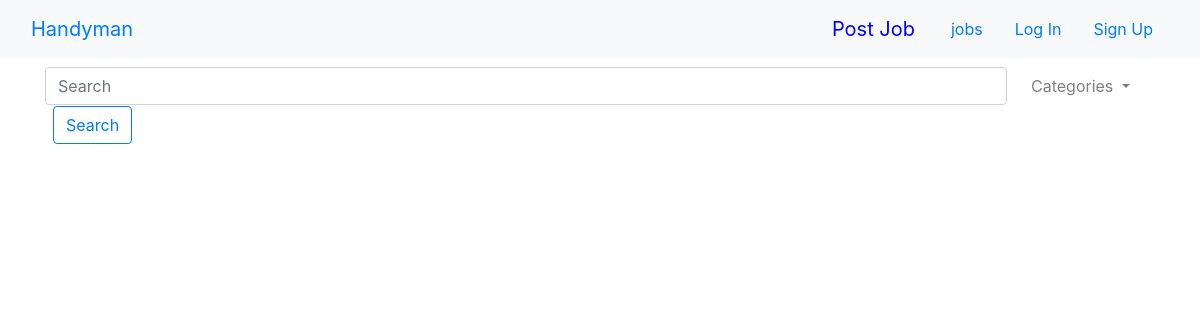
The app's page /, older data.
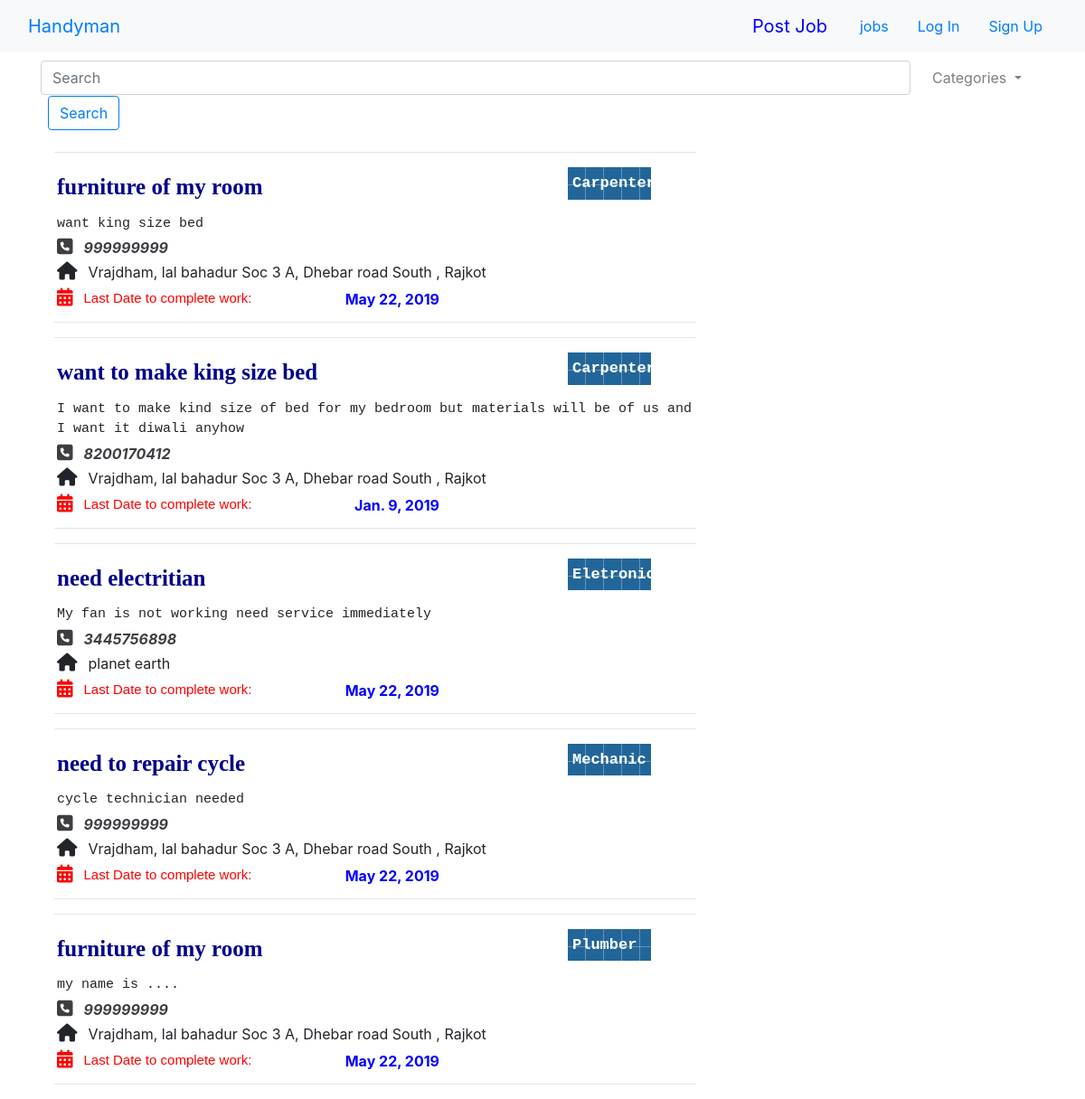
The same page, newer data.
### post/models.py (models this page shows)
class job_info(models.Model):
    job_title = models.CharField(max_length=100)
    type = models.CharField(max_length=25)
    description = models.CharField(max_length=1500)
    add = models.CharField(max_length=1000)
    last_date = models.DateField()
    mobileno = models.IntegerField(default=999999999)

### post/views.py (the view)
# urls.py: path('',views.index,name="index"),
def index(request):
    records = job_info.objects.all().reverse()
    return render(request,'index.html',{'records':records})

### templates/index.html (shortened to what this page needs)
<!DOCTYPE html>
{% extends "navbar.html" %}
  {% block body_block %}
    {% for rac in records %}
    <div class="col-lg-8">
      <hr>
        <p class="title">{{ rac.job_title }}</p>
        <p class="type">{{ rac.type }}</p>
        <p class="desciption">{{ rac.description }}</p>
        <p class="ph_no"><i class="fa fa-phone-square" style="font-size:20px; margin-right:12px;"></i>{{ rac.mobileno }}</p>
        <p class="add"><i class="fa fa-home" style="font-size:20px; margin-right:12px;"></i>{{ rac.add }}</p>
        <label class="date_label" style="margin-right:5px;"><i class="fa fa-calendar" style="font-size:20px;color:red; margin-right:12px; float:left;"></i>Last Date to complete work:</label>
        <p style="float:right; margin-right:40%; font-weight:bold; color:blue;" class="date">{{ rac.last_date }}</p>
        <br>
      <hr>
    </div>
    {% endfor %}
  {% endblock %}

### templates/navbar.html (shortened to what this page needs)
<!DOCTYPE html>
<html lang="en" dir="ltr">
  <head>
    <link rel="stylesheet" href="https://stackpath.bootstrapcdn.com/bootstrap/4.3.1/css/bootstrap.min.css">
    <link rel="stylesheet" href="magnific-popup.css">
    <link rel="stylesheet" href="https://cdnjs.cloudflare.com/ajax/libs/font-awesome/4.7.0/css/font-awesome.min.css">
  </head>
  <body>
      <nav class="navbar navbar-default bg-light">
        <div class="container-fluid">
          <div class="navbar-header">
            <a class="navbar-brand" href="#">Handyman</a>
          </div>
          <form class="form-inline my-2 my-lg-0">
            <a href="{% url 'post:post_job' %}" id="post" class="btn btn-outline mr-2 my-1 my-sm-0" style="border: 0; margin-top: 0px ">
              <text style="font-size:20px; color: blue">Post Job</text>
            </a>
            <a class="nav-link" href="{% url 'index' %}"> jobs </a>
            {% if user.is_authenticated %}
            <a class="nav-link" href="{% url 'accounts:logout' %}">Log out</a>
            {% else %}
            <a class="nav-link" href="{% url 'accounts:login' %}">Log In</a>
            <a class="nav-link" href="{% url 'accounts:signup' %}">Sign Up</a>
            {% endif %}
          </form>
        </div>
      </nav>
        <nav class="navbar navbar-expand-lg navbar-light">
          <div class="container">
            <form class="form-inline">
              <input class="form-control mr-3" style="padding-right:700px" type="search" name="search" placeholder="Search">
              <div class="navbar-nav mr-auto">
                <ul class="navbar-nav mr-auto">
                  <li class="nav-item dropdown">
                   <a class="nav-link dropdown-toggle" href="#" id="navbarDropdown" role="button" data-toggle="dropdown" aria-haspopup="true" aria-expanded="false">
                     Categories
                   </a>
                 </li>
                </ul>
              </div>
              <button class="btn btn-outline-primary ml-2 my-1 my-sm-0" type="button">Search</button>
            </form>
          </div>
        </nav>
    <div class="container">
      {% block body_block %}
      {% endblock %}
    </div>
  </body>
</html>

### templates/index.html (style rules this page uses)
.title { margin: 3px; font-size: 25px; font-family: cursive; font-weight: bold; color: darkblue; float: left; }
.type { background-color:#269; background-image: linear-gradient(white 2px, transparent 2px), linear-gradient(90deg, white 2px, transparent 2px), linear-gradient(rgba(255,255,255,.3) 1px, transparent 1px), linear-gradient(90deg, rgba(255,255,255,.3) 1px, transparent 1px); background-size: 100px 100px, 100px 100px, 20px 20px, 20px 20px; background-position:-2px -2px, -2px -2px, -1px -1px, -1px -1px; color: white; font-size: 17px; font-family:monospace; font-weight: bold; margin-left: 80%; margin-right: 7%; padding: 5px; }
.desciption { margin: 3px; font-family: monospace; font-size: 15px; }
.date_label { float: left; color: red; font-family: sans-serif; margin: 3px; font-size: 15px; }
.date { margin: 3px; }
.ph_no { margin: 3px; color: #3c3e42; font-weight: bold; font-style: oblique; }
.add { margin: 3px; }

Row changes from the older to the newer data that the page shows:
added job_info: job_title "furniture of my room", type "Carpenter", description "want king size bed", mobileno "999999999", add "Vrajdham, lal bahadur Soc 3 A, Dhebar road South , Rajkot", last_date "May 22, 2019"
added job_info: job_title "want to make king size bed", type "Carpenter", description "I want to make kind size of bed for my bedroom but materials will be of us and I want it diwali anyhow", mobileno "8200170412", add "Vrajdham, lal bahadur Soc 3 A, Dhebar road South , Rajkot", last_date "Jan. 9, 2019"
added job_info: job_title "need electritian", type "Eletronics", description "My fan is not working need service immediately", mobileno "3445756898", add "planet earth", last_date "May 22, 2019"
added job_info: job_title "need to repair cycle", type "Mechanic", description "cycle technician needed", mobileno "999999999", add "Vrajdham, lal bahadur Soc 3 A, Dhebar road South , Rajkot", last_date "May 22, 2019"
added job_info: job_title "furniture of my room", type "Plumber", description "my name is ....", mobileno "999999999", add "Vrajdham, lal bahadur Soc 3 A, Dhebar road South , Rajkot", last_date "May 22, 2019"
